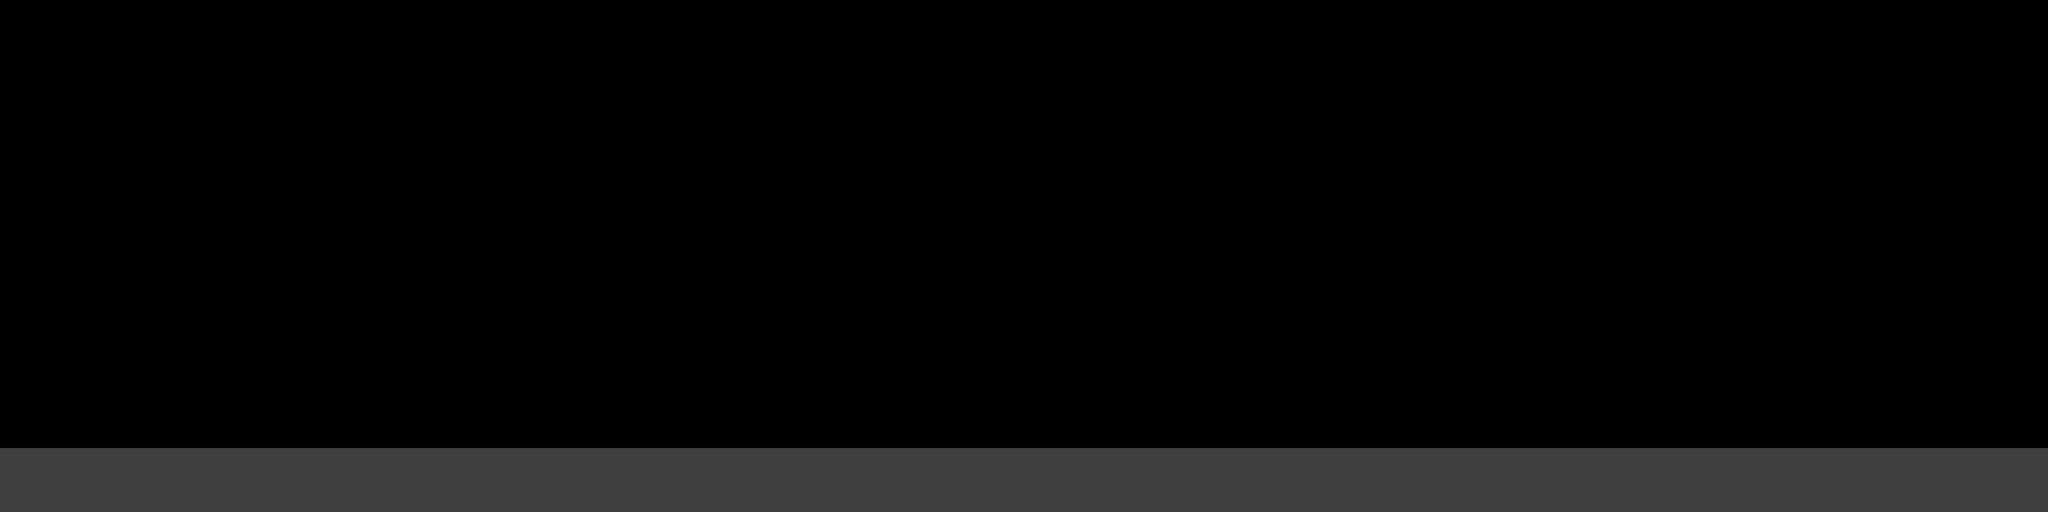

Rendered tile map (Tiled .tmx) drawn with the repository's tilesets; below, a short description and the map source with its tile grids summarised:
An orthogonal 128x32 tile map with 32x32 px tiles, 1 tile layer (Tile Layer 1).

<map version="1.2" tiledversion="1.2.3" orientation="orthogonal" renderorder="right-down" width="128" height="32" tilewidth="32" tileheight="32" infinite="0" nextlayerid="2" nextobjectid="1">
 <tileset firstgid="1" name="color_tiles_tileset" tilewidth="32" tileheight="32" tilecount="5" columns="1">
  <image source="color_tiles.png" width="32" height="160" />
 </tileset>
 <layer id="1" name="Tile Layer 1" width="128" height="32">
  <data>[4096 cells, 512 non-empty, 1 distinct tile ids]</data>
 </layer>
</map>
